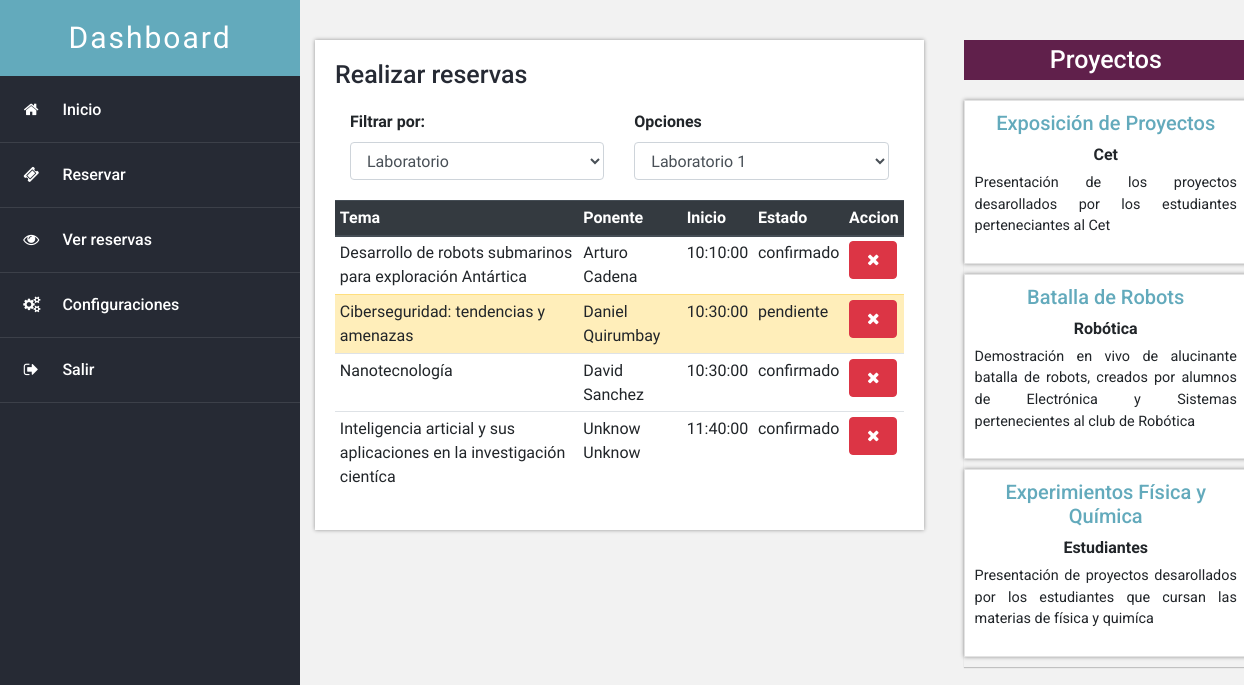
Screenshot of /conferencia/verReserva (signed in) with the database file from the repository.
### tables this page shows
CREATE TABLE `proyectos` (
  `pro_id` int(255) NOT NULL,
  `pro_tema` varchar(255) DEFAULT NULL,
  `pro_descripcion` text,
  `grup_id` int(55) DEFAULT NULL
);

### models/proyecto.php (called while the page is built, shortened)
<?php
require_once 'config/db.php';
class Proyecto {
    private $db;
    public function __construct()
    {
        $this->db = DataBase::Conectar();
    }
    public function getProyectos(){
        $sql="SELECT
        pro_id as id,
        pro_tema as tema,
        pro_descripcion as descripcion,
        (SELECT grup_nombre from `grupos` where`grupos`.`grup_id` = `proyectos`.`grup_id` ) as grupo
        FROM `proyectos` limit 3";
        $conferencias = $this->db->query($sql);
        return $conferencias;
    }
}

### config/db.php (called while the page is built)
<?php
class DataBase{
    public static function Conectar(){
        $db = new mysqli('localhost','root','','conferencia');
        $db->query("SET NAMES  utf8");
        return $db;
    }
}

### controllers/ProyectoController.php (called while the page is built, shortened)
<?php
require_once 'models/proyecto.php';
class ProyectoController{
    public function getProyectos(){
        $proyecto = new Proyecto();
        return $proyecto->getProyectos();
    }
}

### views/layouts/proyecto.php (the view)
</div>
<div class="columna col-lg-4">
    <div class="widget estadistica">
        <h3 class="titulo aside-titulo">Proyectos</h3>
        <div class="contenedor d-md-flex flex-lg-column">
            <?php while($proyecto =  $_POST['proyectos']->fetch_object()): ?>
            <div class="caja">
                <h5><?=$proyecto->tema?></h5>
                <span><?=$proyecto->grupo?></span>
                <p><?=$proyecto->descripcion?> </p>
            </div>
            <?php endwhile; ?>
        </div>
    </div>
</div>

### assets/css/panel.css (style rules this page uses)
body { background: #f2f2f2; font-size: 16px; font-family: 'News Cycle', sans-serif; }
.main .columna { padding: 0 20px; }
.main .titulo { color: #262a34; font-size: 25px; font-weight: 500; font-family: 'Roboto', sans-serif; margin-bottom: 20px; }
.aside-titulo { background-color: #60204b; color: #fff !important; font-weight: bold; text-align: center; padding: 5px; }
.main .widget { margin-bottom: 40px; }
.main .contenedor { box-shadow: 0px 1px 1px 0px rgba(0,0,0,.2); }
.main .caja { background: #fff; border: 1px solid #e3e3e3; padding: 10px 10px; flex: 1; text-align: center; font-family: 'Roboto', sans-serif; width: 100%; box-shadow: 0 0 4px rgba(0,0,0,.4); margin-bottom: 10px; transition: all 0.2 ease; }
.main .estadistica span { padding: 4px 0px; font-weight: bold; }
.main .estadistica .caja h5 { color: #63aabc; }
.main .estadistica .caja p { padding-top: 5px; text-align: justify; font-size: 0.9rem; }

### rows the page displays
proyectos: pro_tema "Exposición de Proyectos", grupo "Cet", pro_descripcion "Presentación de los proyectos desarollados por los estudiantes perteneciantes al Cet"
proyectos: pro_tema "Batalla de Robots", grupo "Robótica", pro_descripcion "Demostración en vivo de alucinante batalla de robots, creados por alumnos de Electrónica y Sistemas pertenecientes al club de Robótica"
proyectos: pro_tema "Experimientos Física y Química", grupo "Estudiantes", pro_descripcion "Presentación de proyectos desarollados por los estudiantes que cursan las materias de física y quimíca"

### other values shown
$item->tema "Desarrollo de robots submarinos para exploración Antártica"
$item->ponente "Arturo Cadena"
$item->inicio "10:10:00"
$item->estado "confirmado"
$item->tema "Ciberseguridad: tendencias y amenazas"
$item->ponente "Daniel Quirumbay"
$item->inicio "10:30:00"
$item->estado "pendiente"
$item->tema "Nanotecnología"
$item->ponente "David Sanchez"
$item->tema "Inteligencia articial y sus aplicaciones en la investigación cientíca"
$item->ponente "Unknow Unknow"
$item->inicio "11:40:00"
